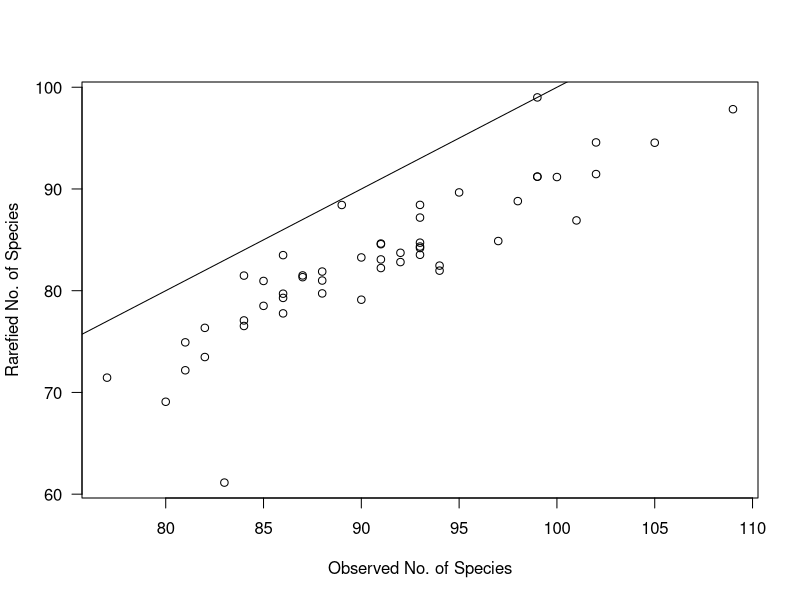
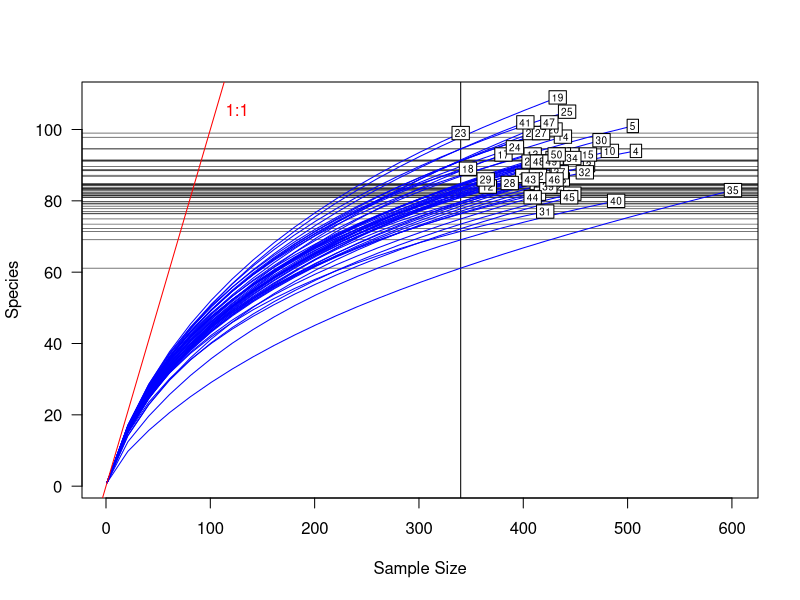

These figures' R source, in order: (Note: this script raises an error after producing the figures.)
## ---- chunk 1
getwd() # prints the working directory
setwd("~/GitHub/QuantitativeBiodiversity/Assignments/Week2")
## ---- chunk 2
require("vegan")||install.packages("vegan");require("vegan") 
## ---- chunk 3
data(BCI)
## ---- chunk 4
dim(BCI)  # Prints the dimensions of the site (row) by species (column) data frame
## ---- chunk 5
BCI[1:8, 14:17]	# print abundances for sites (rows) 1 to 8 and for species (columns) 14 to 17
## ---- chunk 6
Site1 <- BCI[1,] # assign the first row (site) to the variable Site1 
dim(Site1) # print the dimensions of Site1 to the screen 
## ---- chunk 7
Sj <- rowSums(Site1>0)*1 # **This may be more instructive/illustrative, and doesn't rely on vegan; btw help(specnumber) is pretty useless** 
S <- specnumber(Site1) # Find the number of species in Site1 and assign it to a varible S
cat('There are', S, 'species at Site1') # "cat()" concatenates strings and numbers
## ---- chunk 8
## Below needs better annotation {JTL}
## Graphically, the black horizontal lines are a bit distracting, unnecessary {JTL}
 
S <- specnumber(BCI) # <- You needed to add this so that you had S for each site {MEM}
(raremax <- min(rowSums(BCI))) # <-- Why the parentheses??? {MEM}
Srare <- rarefy(BCI, raremax)
plot(S, Srare, las = 1,
     xlab = "Observed No. of Species", ylab = "Rarefied No. of Species")
abline(0, 1)                  # Addes line with interercep = 0, slope = 1
rarecurve(BCI, step = 20, sample = raremax, col = "blue", cex = 0.6, las=1)
abline(0, 1, col = 'red')
text(105, 105, "1:1", pos = 4, col = 'red')
###Example: http://www.jennajacobs.org/R/rarefaction.html
## ---- chunk 9
N <- sum(Site1) # find the number of individuals at Site1 and assign it to a variable N
cat('There are', N, 'individuals among', S, 'species at Site1') 
## ---- chunk 10
Site1 <- Site1[!Site1 %in% c(0)] # Remove all zeros from Site1 and reassign the new vector
Site1b <- subset(Site1, select = Site1 > 0) # Better use of R commands {MEM}; [whichever one we use, we need to explain better]
## ---- chunk 11
Site1.rank <- Site1[order(Site1, decreasing = TRUE)]  # Use `order` function and "decreasing" argument to rank taxa by abundance
RAC <- as.vector(Site1, mode = 'numeric')             # Convert Site1 abundances into a vector ### THIS SEEMS UNECESSARY; DELETE? {JTL}
ranks <- as.vector(seq(1, length(Site1)))             # Create a sequence of S ranks
plot(ranks, log(Site1.rank), type = 'p', las = 1,            # Plot the RAC
     xlab = "Rank", ylab = "log(abundance)")          # "type = 'p'" = points; "las = 1" labels are horizontal; axes labes = "xlab" and "ylab"
## ---- chunk 12
fit  <- lm(log(RAC) ~ ranks)                 # Simple Linear Regression
summary(fit)
plot(ranks, log(RAC), type = 'p', las = 1,
     xlab = "Rank", ylab = "log(abundance)") 
abline(fit, col = 'red')                     # Add Regression Line
## ---- chunk 13
H <- diversity(Site1, index="shannon") # find Shannon's entropy (H')
J <- H/log(S) # find Shannon's evenness (J')
J
## ---- chunk 14
D <- diversity(Site1, "simp") # find Simpson's diversity (D)
E <- (1/D)/S # find Simpson's evenness (E)
E
## ---- chunk 15
X <- var(log(RAC))
Evar <- 1 - (2/pi)*atan(X) # these operations make the value of Evar range between 0 and 1
Evar # print Evar for Site1
## ---- chunk 16
P <- log(RAC) # log-tranform the abundances of the RAC and assign them to a vector P
AvgAb <- mean(P) # find the average of the log abundances
X <- 0 # assign zero to variable X
Evar <- 0 # declare a scalar varible Evar

for (x in P) {
  X = X + (x - AvgAb)^2 / (S - 1)
}

Evar = 1 - (2/pi)*atan(X) # these operations make the value of Evar range between 0 and 1
Evar # print Evar for Site1
## ---- chunk 17
H <- 0
for (sp in RAC){
  p = sp / sum(RAC)
  H = H - p*log(p) 
}
H

diversity(RAC, index="shannon")
## ---- chunk 18
D <- 0.0
N <- sum(RAC)
for (ni in RAC){
  D = D + (ni*ni)/(N*N)
}

invD <- 1/D # using the 1/D variation
invD

invD <- diversity(RAC, "inv") # using vegan
invD

D <- 1 - D # using the 1 - D variation
D

D <- diversity(RAC, "simp") # using vegan
D
## ---- chunk 19
invD <- diversity(RAC, "inv")
invD
Fisher <- fisher.alpha(RAC)
Fisher
